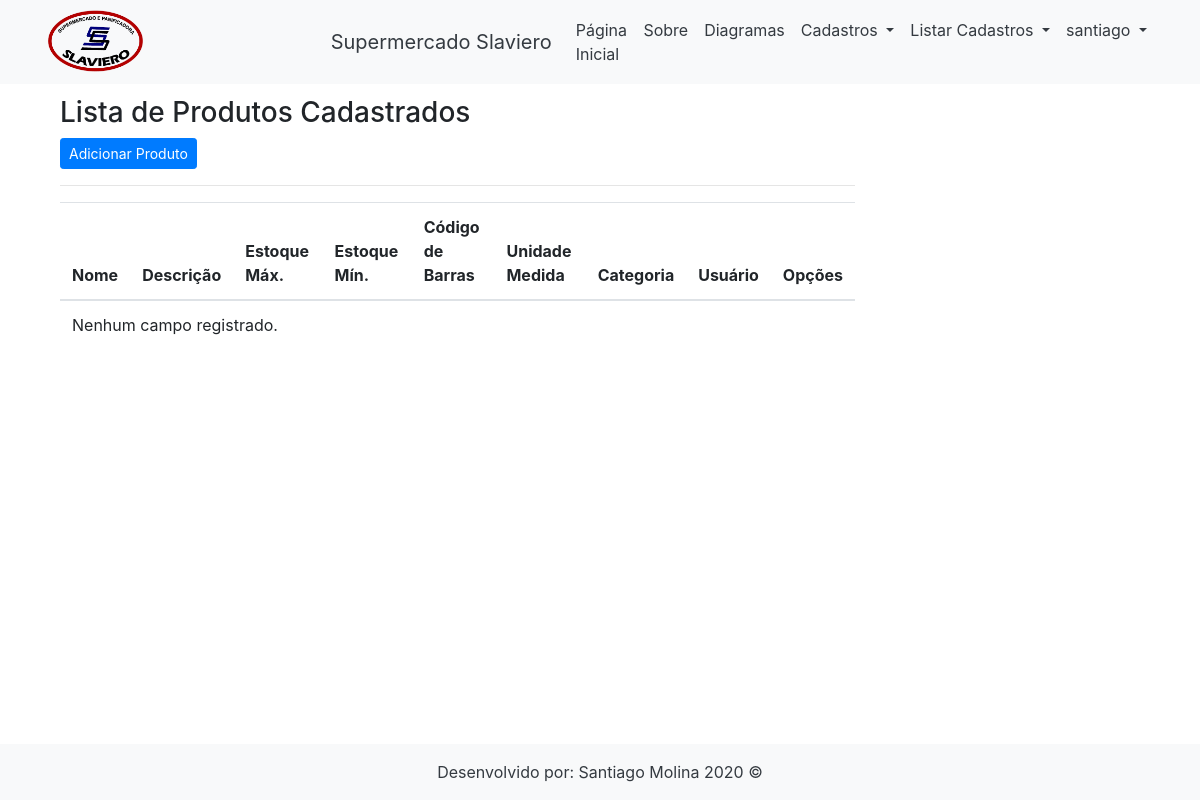
The page /listar/produto/ (signed in) on the database as committed earlier.
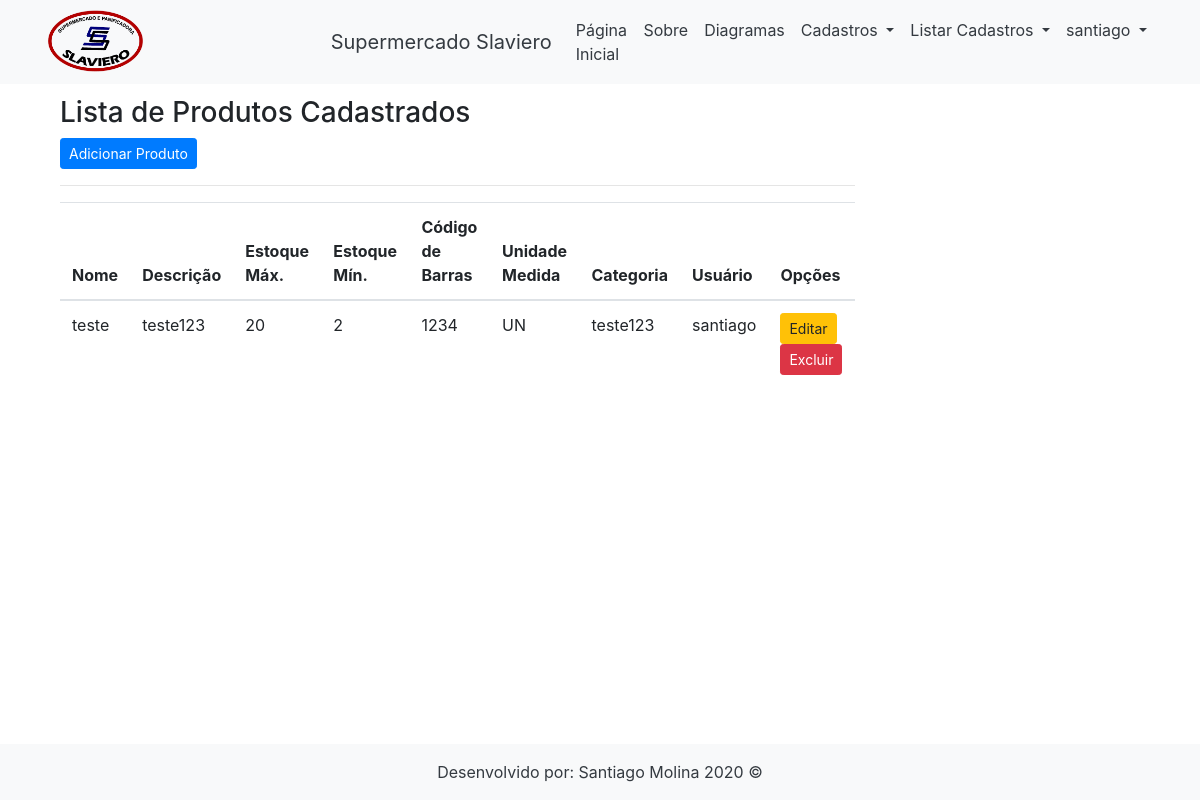
The same page on the database as committed later.
### cadastros/models.py (models this page shows, shortened)
class Produto(models.Model):
    nome = models.CharField(max_length=100, verbose_name="Nome do Produto")
    descricao = models.CharField(max_length=120, verbose_name="Descrição")
    estoque_max = models.IntegerField(verbose_name="Estoque Máximo")
    estoque_min = models.IntegerField(verbose_name="Estoque Mínimo")
    codigo_barras = models.CharField(max_length=30, verbose_name="Código de Barras")
    unidademedida = models.ForeignKey(UnidadeMedida, on_delete=models.PROTECT)
    categoria = models.ForeignKey(Categoria, on_delete=models.PROTECT)
    usuario = models.ForeignKey(User, on_delete=models.PROTECT)

class UnidadeMedida(models.Model):
    nome = models.CharField(max_length=100)

class Categoria(models.Model):
    nome = models.CharField(max_length=80)
    descricao = models.CharField(max_length=100, verbose_name="Descrição")

### cadastros/views.py (the view)
# urls.py: path('listar/produto/', ProdutoList.as_view(), name='listar-produto'),
class ProdutoList(LoginRequiredMixin, ListView):
    login_url = reverse_lazy('login')
    model = Produto
    template_name = 'cadastros/listas/produto.html'
    def get_queryset(self):
        self.object_list = Produto.objects.filter(usuario=self.request.user)
        return self.object_list

### cadastros/templates/cadastros/listas/produto.html (shortened to what this page needs)
{% extends 'paginas/modelo.html' %}
{% load static %}
{% block slide %}
<div class="col-lg-12">
    <p></p><br>
    <h3>Lista de Produtos Cadastrados</h3>
    <a href="{% url 'cadastrar-produto' %}" class="btn btn-primary btn-sm">Adicionar Produto</a>
    <hr>
    <div class="table responsive">
        <table class="table table striped" id="tabela_produto">
            <thead>
                <tr>
                    <th>Nome</th>
                    <th>Descrição</th>
                    <th>Estoque Máx.</th>
                    <th>Estoque Mín.</th>
                    <th>Código de Barras</th>
                    <th>Unidade Medida</th>
                    <th>Categoria</th>
                    <th>Usuário</th>
                    <th>Opções</th>
                </tr>
            </thead>
            <tbody>
                {% for produto in object_list %}
                <tr>
                    <td>{{ produto.nome }}</td>
                    <td>{{ produto.descricao }}</td>
                    <td>{{ produto.estoque_max }}</td>
                    <td>{{ produto.estoque_min }}</td>
                    <td>{{ produto.codigo_barras }}</td>
                    <td>{{ produto.unidademedida.nome }}</td>
                    <td>{{ produto.categoria.nome }}</td>
                    <td>{{ produto.usuario }}</td>
                    <td>
                        <a href="{% url 'editar-produto' produto.pk %}" class="btn btn-warning btn-sm"
                            title="Excluir">Editar</a>
                        <a href="{% url 'excluir-produto' produto.pk%}" class="btn btn-danger btn-sm"
                            title="Editar">Excluir</a>
                    </td>
                </tr>
                {% empty %}
                <tr>
                    <td colspan="3">Nenhum campo registrado.</td>
                </tr>
                {% endfor %}
            </tbody>
        </table>
    </div>
</div>
{% endblock %}

### paginas/templates/paginas/modelo.html (shortened to what this page needs)
{% load static %}
<!DOCTYPE html>
<html lang="pt-br">
<head>
    <link rel="stylesheet" href="{% static 'css/bootstrap.min.css' %}">
    <link rel="stylesheet" href="{% static 'css/font-awesome.min.css' %}">
    <link rel="stylesheet" href="{% static 'css/shop-homepage.css' %}">
    <link rel="stylesheet" type="text/css" href="{% static 'css/datatables.min.css' %}">
</head>
<body>
    {% block cabecalho %}
    <nav class="navbar navbar-expand-lg navbar-dark bg-light fixed-top">
        <div class="container">
            <img src="{% static 'img/logo.png'%}" width="100">
            <a class="navbar-brand text-dark" href="{% url 'index' %}">
                &nbsp&nbsp&nbsp&nbsp&nbsp&nbsp&nbsp&nbsp&nbsp&nbsp&nbsp&nbsp&nbsp&nbsp&nbsp&nbsp&nbsp&nbsp&nbsp&nbsp&nbsp&nbsp&nbsp&nbsp&nbsp&nbsp&nbsp&nbsp&nbsp&nbsp&nbsp&nbsp
                Supermercado Slaviero</a>
            <div class="collapse navbar-collapse" id="navbarResponsive">
                <ul class="navbar-nav ml-auto">
                    <li class="nav-item active">
                        <a class="nav-link text-dark" href="{%url 'index'%}">Página Inicial
                        </a>
                    </li>
                    <li class="nav-item">
                        <a class="nav-link text-dark" href="{%url 'sobre'%}">Sobre</a>
                    </li>
                    <li class="nav-item">
                        <a class="nav-link text-dark" href="{%url 'diagramas'%}">Diagramas</a>
                    </li>
                    {% if request.user.is_authenticated %}
                    <li class="nav-item dropdown text-dark">
                        <a class="nav-link text-dark dropdown-toggle" href="#" id="navbarDropdownPortfolio"
                            data-toggle="dropdown" aria-haspopup="true" aria-expanded="false">
                            Cadastros
                        </a>
                    </li>
                    {% endif %}
                    {% if request.user.is_authenticated %}
                    <li class="nav-item dropdown text-dark">
                        <a class="nav-link dropdown-toggle text-dark" href="#" id="navbarDropdownBlog"
                            data-toggle="dropdown" aria-haspopup="true" aria-expanded="false">
                            Listar Cadastros
                        </a>
                    </li>
                    {% endif %}
                    {% if request.user.is_authenticated %}
                    <li class="nav-item dropdown text-dark">
                        <a class="nav-link dropdown-toggle text-dark" href="#" id="navbarDropdownBlog"
                            data-toggle="dropdown" aria-haspopup="true" aria-expanded="false">
                            {{ request.user }}
                        </a>
                    </li>
                    {% endif %}
                </ul>
            </div>
        </div>
    </nav>
    {% endblock %}
    <div class="container">
        <div class="row">
            <div class="col-lg-9">
                {% block slide %}{% endblock %}
                <div class="row">
                </div>
            </div>
        </div>
    </div>
    {% block rodape %}
    <footer class="py-3 bg-light fixed-bottom">
        <div class="container">
            <p class="m-0 text-center text-dark">Desenvolvido por: Santiago Molina 2020 &copy;</p>
        </div>
    </footer>
    {% endblock %}
</body>
</html>

### static/css/shop-homepage.css (style rules this page uses)
body { padding-top: 56px; }

Rows that differ between the two databases and show on the page:
added Produto: nome "teste", descricao "teste123", estoque_max "20", estoque_min "2", codigo_barras "1234", unidademedida.nome "UN", categoria.nome "teste123", usuario "santiago"
Other text that changed with them:
text no longer shown: "Nenhum campo registrado."
